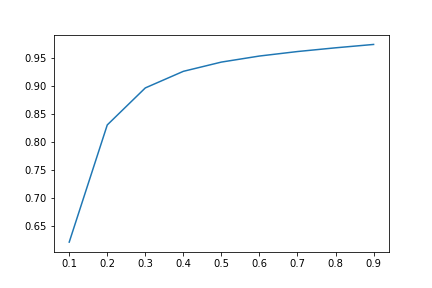

Write Python code to recreate this figure.
#!/usr/bin/env python3
# -*- coding: utf-8 -*-
"""
Created on Fri Dec 20 21:08:15 2024

@author: nitish
"""
import numpy as np
from arch_types.compute_fidelity_rate_new import fid_dd, psucc_dd
import matplotlib.pyplot as plt

def plot_fidelity():
    NsS = 0.01
    transA = [0.1,0.2,0.3,0.4,0.5,0.6,0.7,0.8,0.9]
    transB = transA
    y = []
    Pd = 10**(-2)
    for transA_comp in transA:
        y.append(fid_dd(NsS,transA_comp,transA_comp, Pd))
    plt.plot(transA, y)
    plt.savefig('fidelity')
    plt.show()
    
if __name__ == "__main__":
    plot_fidelity()
